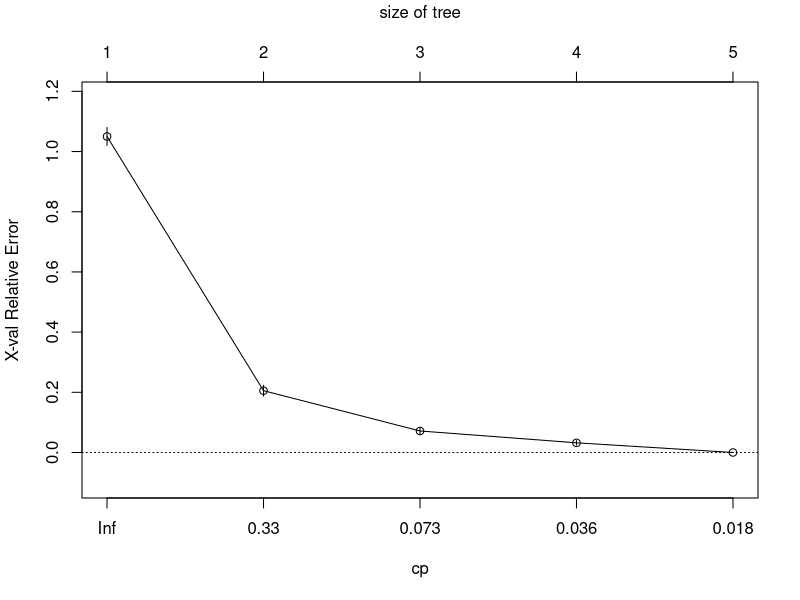
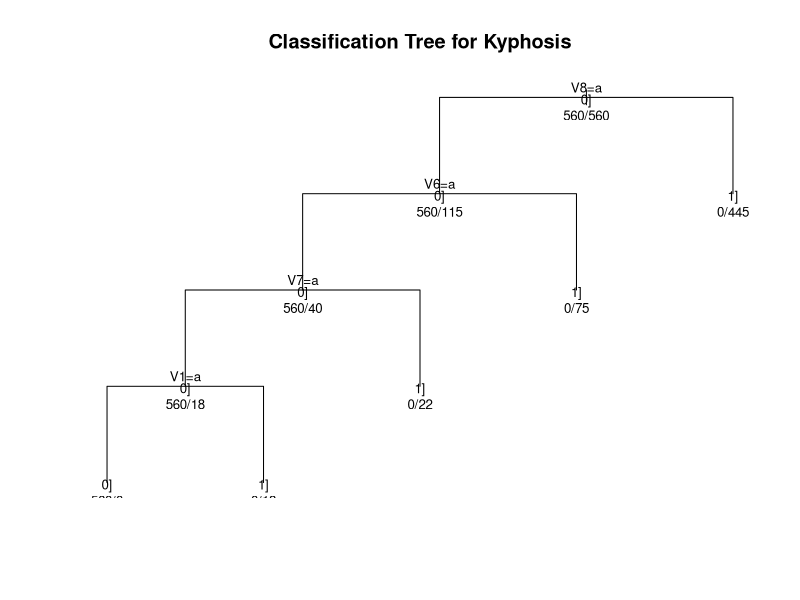

The R source for these figures, in order:
#Set working directory
setwd("/Users/taomo/Documents/workspace/MLProject/MachineLearningProject/Rcode")

# Classification Tree with rpart
library(rpart)

#read data file
data = read.table('data.txt')

# grow tree 
fit <- rpart(V9 ~ .,
             method="class",data=data)

printcp(fit) # display the results 
plotcp(fit) # visualize cross-validation results 
summary(fit) # detailed summary of splits


# plot tree 
plot(fit, uniform=TRUE, 
     main="Classification Tree for Kyphosis")
text(fit, use.n=TRUE, all=TRUE, cex=.8)


